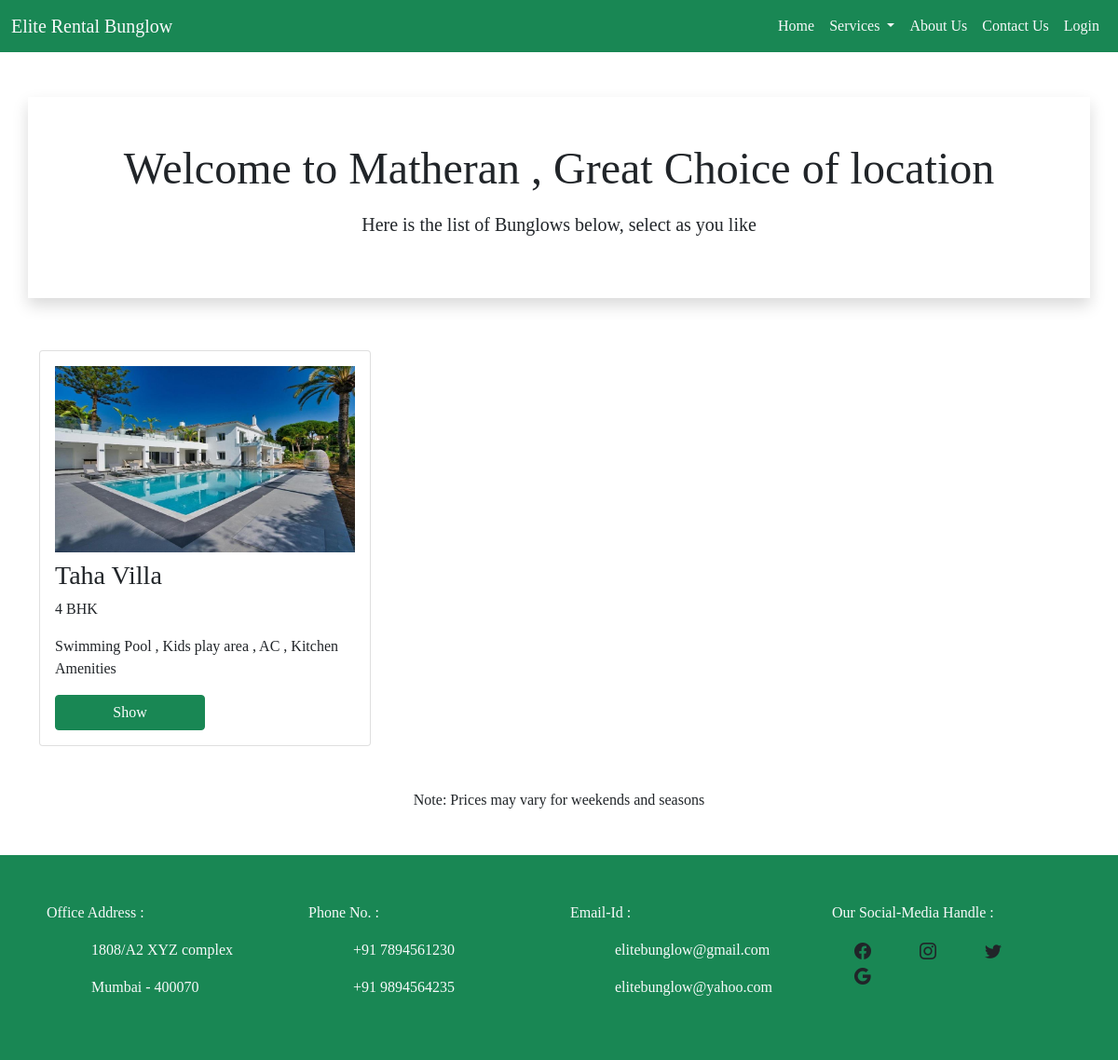
The page /bunglow/Matheran on the database its author committed.
### MA/models.py (models this page shows, shortened)
class DisplayLocation(models.Model):
    location_name = models.CharField(max_length=100)
    text_desc = models.CharField(max_length=100)
    image_display = models.ImageField(upload_to = 'Display_Images/')

class BunglowModel(models.Model):
    bunglow_name = models.CharField(max_length = 100)
    room_size = models.CharField(max_length = 100)
    amenites = models.CharField(max_length = 100)
    images = models.FileField(upload_to = 'Bunglow_Images/')
    location = models.ForeignKey(DisplayLocation,on_delete = models.CASCADE)
    desc = models.TextField()
    price = models.PositiveIntegerField()
    check_in = models.CharField(max_length = 50)
    check_out = models.CharField(max_length = 50)
    address = models.CharField(max_length = 100)

### MA/views.py (the view)
# urls.py: path('bunglow/<str:l_name>',views.bunglow,name='bunglow'),
def bunglow(request,l_name):
    data = DisplayLocation.objects.get(location_name = l_name)
    data2 = BunglowModel.objects.filter(location = data)
    form = LoginForm()
    context = {'data2':data2,'data':data,'form':form}
    return render(request,'bunglow.html',context)

### templates/bunglow.html
{% extends 'base.html' %}
{% load static %}
{% block content %}
    <div class="container shadow p-5 my-5">
        <p class="display-5 text-center">Welcome to {{data.location_name}} , Great Choice of location</p>
        <p class="fs-5 text-center">Here is the list of Bunglows below, select as you like</p>
    </div>
    <div class="container">
        <div class="row">
           {% for d in data2 %}
                <div class="col-lg-4 col-sm-12 py-2">
                    <div class="card p-3">
                        <img src="{{d.images.url}}" alt="" class="img-top mb-2" height="200px">
                        <h3 class="card-title">{{d.bunglow_name}}</h3>
                        <p class="card-text">{{d.room_size}}</p>
                        <p class="card-text">{{d.amenites}}</p>
                        <a href="{% url 'bunglow_details' d.id %}" class="btn btn-success w-50">Show</a>
                    </div>
                </div>
            {% endfor %}
        </div>
    </div>
{% endblock content %}

### templates/base.html (style rules this page uses)
body { font-family:cursive; margin: 0px; }

### rows shown on the page
DisplayLocation: location_name "Matheran"
BunglowModel: images (picture), bunglow_name "Taha Villa", room_size "4 BHK", amenites "Swimming Pool , Kids play area , AC , Kitchen Amenities"
